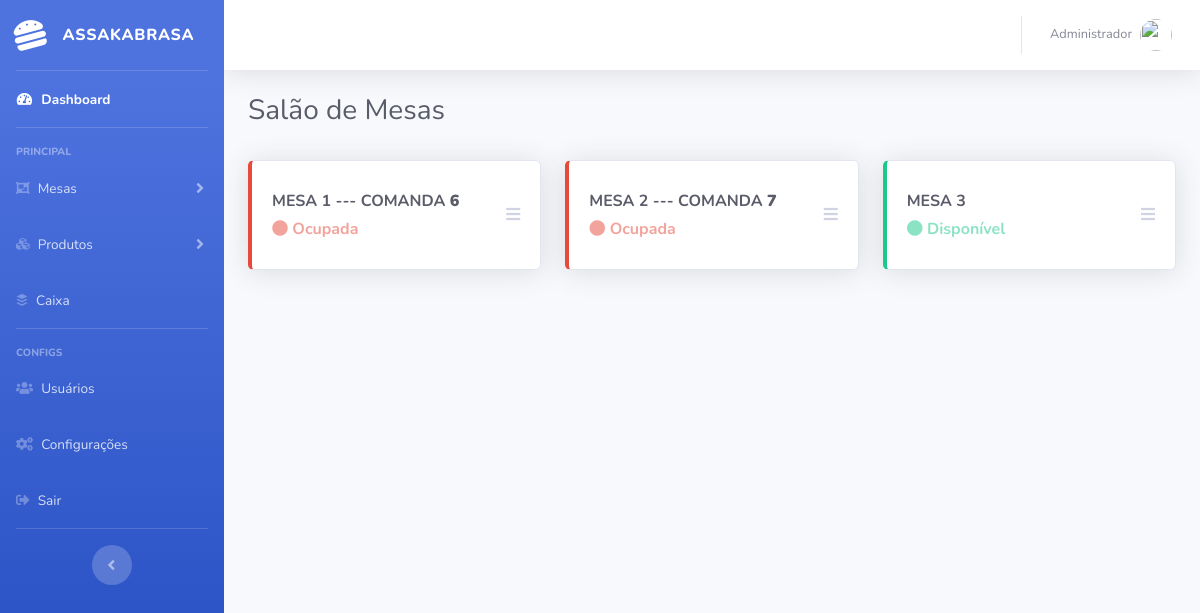
The page /mesas/salao (signed in) on the database as committed earlier.
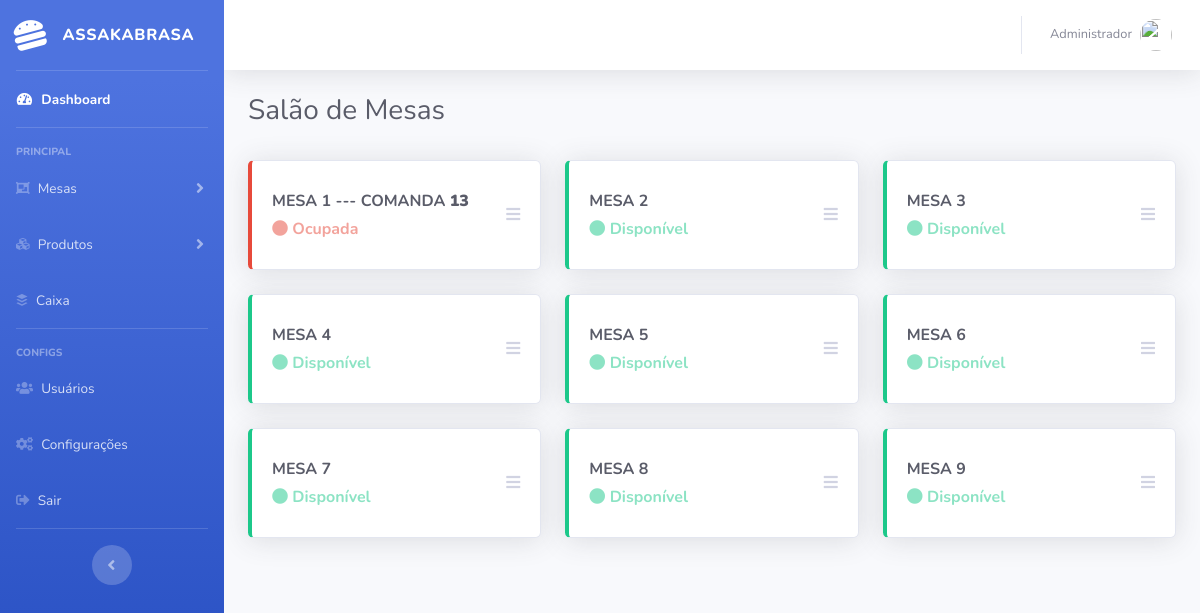
The same page on the database as committed later.
### tables this page shows
CREATE TABLE `tb_mesas` (
  `id` int(11) NOT NULL,
  `descricao` varchar(255) NOT NULL,
  `data_registro` datetime NOT NULL,
  `id_usuario` int(11) NOT NULL,
  `status` int(1) NOT NULL
);

CREATE TABLE `tb_comandas` (
  `id` int(11) NOT NULL,
  `nome_cliente` varchar(60) DEFAULT NULL,
  `data_registro` datetime NOT NULL,
  `data_fechado` datetime DEFAULT NULL,
  `total` decimal(11,2) NOT NULL,
  `id_usuario` int(11) NOT NULL,
  `id_mesa` int(11) NOT NULL,
  `status` int(1) NOT NULL
);

### app/controllers/Mesas.php (called while the page is built, shortened)
<?php
	class Mesas extends Controller {
		public function __construct(){
			$this->mesaModel = $this->model('Mesa');
		}
		public function salao(){
			$mesas = $this->mesaModel->getMesas();
			$data = [
				'mesas' => $mesas,
				'comandas' => $this->getComandas(),
				'comandasMesa' => $this->getComandaMesa(),
			];
			$this->view('mesas/salao', $data);
		}
		public function getComandas() {
			$array = array();
			$row = $this->mesaModel->getComAll();
			foreach ($row as $key => $value) {
				$total = $this->mesaModel->getPedidoTotal($value->id);
				$array[$value->id] = $total[0]->total;
			}
			return $array;
		}
		public function getComandaMesa() {
			$array = array();
			$row = $this->mesaModel->getMesas();
			foreach ($row as $key => $value) {
				if ($value->status == 1) {
					$total = $this->mesaModel->getComandaMesa($value->id);
					$array[$value->id] = $total[0];
				}
			}
			return $array;
		}
	}
?>

### app/libraries/Core.php (called while the page is built, shortened)
<?php
	class Core{
		protected $currentMethod = 'index';
		public function __construct(){
			$url = $this->getUrl();
			if (file_exists("../app/controllers/" . ucwords($url[0]) . ".php")) {
				unset($url[0]);
			}
			$this->currentController = new $this->currentController();
			if (isset($url[1])) {
				if (method_exists($this->currentController, $url[1])) {
					$this->currentMethod = $url[1];
					unset($url[1]);
				}
			}
			$this->params = $url ? array_values($url) : [];
			call_user_func_array([$this->currentController, $this->currentMethod], $this->params);
		}
		public function getUrl(){
			if (isset($_GET['url'])) {
				$url = rtrim($_GET['url'], "/");
				$url = filter_var($url, FILTER_SANITIZE_URL);
				$url = explode("/", $url);
				return $url;
			}
		}
	}
?>

### public/index.php (called while the page is built, shortened)
<?php
	$init = new Core;
?>

### app/libraries/Database.php (called while the page is built, shortened)
<?php
	class Database {
		private $host = DB_HOST;
		private $user = DB_USER;
		private $pass = DB_PASS;
		private $dbname = DB_NAME;
		private $dbh;
		private $stmt;
		public function __construct() {
			$dsn = 'mysql:host=' . $this->host . ';dbname=' . $this->dbname;
			$options = array(
				PDO::ATTR_PERSISTENT => true,
				PDO::ATTR_ERRMODE => PDO::ERRMODE_EXCEPTION
			);
			try{
				$this->dbh = new PDO($dsn, $this->user, $this->pass, $options);
			} catch(PDOException $e){
				$this->error = $e->errorInfo();
				echo $this->error;
			}
		}
		public function query($sql) {
			$this->stmt = $this->dbh->prepare($sql);
		}
		public function bind($param, $value, $type = null) {
			if (is_null($type)) {
				switch (true) {
					default:
						$type = PDO::PARAM_STR;
						break;
				}
			}
			$this->stmt->bindValue($param, $value, $type);
		}
		public function execute() {
			return $this->stmt->execute();
		}
		public function resultSet() {
			$this->execute();
			return $this->stmt->fetchAll(PDO::FETCH_OBJ);
		}
		public function rowCount() {
			return $this->stmt->rowCount();
		}
	}
?>

### app/models/Mesa.php (called while the page is built, shortened)
<?php
	class Mesa {
		private $db;
		public function __construct() {
			$this->db = new Database;
		}
		public function getMesas() {
			$this->db->query("SELECT m.* FROM tb_mesas AS m");
			if ($this->db->execute()) {
				return $this->db->resultSet();
			}else{
				return false;
			}
		}
		public function getComandaMesa($id) {
			$this->db->query("SELECT c.* FROM tb_comandas AS c JOIN tb_mesas AS m ON c.id_mesa = m.id WHERE c.status = 0 AND m.id = :id");
			$this->db->bind(":id", $id);
			$this->db->execute();
			if ($this->db->rowCount() > 0) {
				return $this->db->resultSet();
			}else{
				return false;
			}
		}
		public function getComAll() {
			$this->db->query("SELECT * FROM tb_comandas WHERE status = 0");
			return $this->db->resultSet();
		}
		public function getPedidoTotal($id) {
			$this->db->query("SELECT m.id AS id_comanda, SUM(p.valor * cp.quantidade) AS total, cp.quantidade FROM tb_comandas_produtos AS cp JOIN tb_comandas AS m ON m.id = cp.id_comanda JOIN tb_produtos AS p ON cp.id_produto = p.id WHERE cp.id_comanda = :id");
			$this->db->bind(":id", $id);
			if ($this->db->execute()) {
				return $this->db->resultSet();
			}else{
				return false;
			}
		}
	}
?>

### app/views/mesas/salao.php (the view, shortened to what this page needs)
<?php require_once APPROOT . '/views/inc/header.php'; ?>
	<div class="row">
		<div class="col-lg-12">
			<h1 class="h3 mb-2 text-gray-800">Salão de Mesas</h1>
			<div class="row">
				<div class="col-12 mt-4">
					<div class="row">
						<?php foreach ($data['mesas'] as $key => $value): ?>
							<div class="col-xl-4 col-md-6 mb-4">
								<div class="card border-left-<?php echo $value->status == 1 ? 'danger' : 'success' ?> shadow h-100 py-2">
									<div class="card-body">
										<div class="row no-gutters align-items-center">
											<div class="col mr-2">
												<div style="font-size: 16px" class="font-weight-bold text-gray-800 text-uppercase mb-1"><?php echo $value->descricao ?>
												<?php echo $value->status == 1 ? " --- Comanda <b>" . $data['comandasMesa'][$value->id]->id . "</b>" : "" ?> </div>
												<p class="pulsate my-0 font-weight-bolder text-<?php echo $value->status == 1 ? 'danger' : 'success' ?>"><i class="fas fa-circle"></i> <?php echo $value->status == 1 ? 'Ocupada' : 'Disponível' ?></p>
											</div>
											<div class="col-auto">
												<div class="dropdown no-arrow">
													<a class="dropdown-toggle" href="#" role="button" id="dropdownMenuLink" data-toggle="dropdown" aria-haspopup="true" aria-expanded="false">
														<i class="fas fa-bars text-gray-400"></i>
													</a>
												</div>
											</div>
										</div>
									</div>
								</div>
							</div>
						<?php endforeach ?>
					</div>
				</div>
			</div>
		</div>
	</div>
<?php require_once APPROOT . '/views/inc/footer.php'; ?>

### app/libraries/Controller.php (shortened to what this page needs)
<?php
	class Controller{
		public function model($model){
			return new $model();
		}
		public function view($view, $data = []){
			if (file_exists('../app/views/' . $view . '.php')) {
				require_once '../app/views/' . $view . '.php';
			}else{
				die("Esta view não existe");
			}
		}
	}
?>

### app/views/inc/header.php (shortened to what this page needs)
<!DOCTYPE html>
<html lang="en">
    <head>
        <link href="<?php echo URLROOT; ?>/vendor/fontawesome-free/css/all.min.css" rel="stylesheet" type="text/css">
        <link href="<?php echo URLROOT; ?>/css/sb-admin-2.css" rel="stylesheet">
        <link href="<?php echo URLROOT; ?>/vendor/datatables/dataTables.bootstrap4.min.css" rel="stylesheet">
    </head>
    <body id="page-top">
        <div id="wrapper">
            <ul class="navbar-nav bg-gradient-primary sidebar sidebar-dark accordion" id="accordionSidebar">
                <a class="sidebar-brand d-flex align-items-center justify-content-center" href="<?php echo URLROOT; ?>">
                    <div class="sidebar-brand-icon rotate-n-15">
                        <i class="fas fa-hamburger"></i>
                    </div>
                    <div class="sidebar-brand-text mx-3">Assakabrasa</div>
                </a>
                <hr class="sidebar-divider my-0">
                <li class="nav-item active">
                    <a class="nav-link" href="<?php echo URLROOT; ?>/">
                    <i class="fas fa-fw fa-tachometer-alt"></i>
                    <span>Dashboard</span></a>
                </li>
                <hr class="sidebar-divider">
                <div class="sidebar-heading">
                    Principal
                </div>
                <li class="nav-item">
                    <a class="nav-link collapsed" href="#" data-toggle="collapse" data-target="#mesas" aria-expanded="true" aria-controls="mesas">
	                    <i class="fas fa-object-group"></i>
	                    <span>Mesas</span>
                    </a>
                </li>
                <li class="nav-item">
                    <a class="nav-link collapsed" href="#" data-toggle="collapse" data-target="#produtos" aria-expanded="true" aria-controls="produtos">
	                    <i class="fas fa-cubes"></i>
	                    <span>Produtos</span>
                    </a>
                </li>
                <li class="nav-item">
                    <a class="nav-link" href="<?php echo URLROOT; ?>/caixas/">
                    	<i class="fab fa-buffer"></i>
                    	<span>Caixa</span>
                    </a>
                </li>
                <hr class="sidebar-divider">
                <div class="sidebar-heading">
                    Configs
                </div>
                <li class="nav-item">
                    <a class="nav-link" href="<?php echo URLROOT; ?>/users/">
                    <i class="fas fa-users"></i>
                    <span>Usuários</span></a>
                </li>
                <li class="nav-item">
                    <a class="nav-link" href="<?php echo URLROOT; ?>/configuracoes">
                    	<i class="fas fa-cogs"></i>
                    <span>Configurações</span></a>
                </li>
                <li class="nav-item">
                    <?php if (isset($_SESSION['id_caixa'])): ?>
                        <a class="nav-link" href="#logoutModal">
                            <i class="fas fa-sign-out-alt"></i>
                        <span>Sair</span></a>
                    <?php else: ?>
                        <a class="nav-link" href="<?php echo URLROOT; ?>/users/logout">
                        	<i class="fas fa-sign-out-alt"></i>
                        <span>Sair</span></a>
                    <?php endif; ?>
                </li>
                <hr class="sidebar-divider d-none d-md-block">
                <div class="text-center d-none d-md-inline">
                    <button class="rounded-circle border-0" id="sidebarToggle"></button>
                </div>
            </ul>
            <div id="content-wrapper" class="d-flex flex-column">
                <div id="content">
                    <nav class="navbar navbar-expand navbar-light bg-white topbar mb-4 static-top shadow">
                        <ul class="navbar-nav ml-auto">
                            <li class="nav-item dropdown no-arrow">
                                <a class="nav-link dropdown-toggle" href="#" id="userDropdown" role="button" data-toggle="dropdown" aria-haspopup="true" aria-expanded="false">
                                <span class="mr-2 d-none d-lg-inline text-gray-600 small">Administrador</span>
                                <img class="img-profile rounded-circle" src="https://source.unsplash.com/QAB-WJcbgJk/60x60">
                                </a>
                            </li>
                        </ul>
                    </nav>
                    <div class="container-fluid">

### app/views/inc/footer.php (shortened to what this page needs)
					</div>
                </div>
            </div>
        </div>
    </body>
</html>

### app/views/mesas/salao.php (style rules this page uses)
.pulsate { -webkit-animation: pulsate 1.5s ease-out; -webkit-animation-iteration-count: infinite; opacity: 0.5; }

Rows that differ between the two databases and show on the page:
computed for tb_mesas "MESA 1": id "6" → "13"
changed tb_mesas "MESA 2": id "7" → (not shown); status "--- COMANDA Ocupada" → "Disponível"
added tb_mesas: descricao "MESA 4", status "Disponível"
added tb_mesas: descricao "MESA 5", status "Disponível"
added tb_mesas: descricao "MESA 6", status "Disponível"
added tb_mesas: descricao "MESA 7", status "Disponível"
added tb_mesas: descricao "MESA 8", status "Disponível"
added tb_mesas: descricao "MESA 9", status "Disponível"
